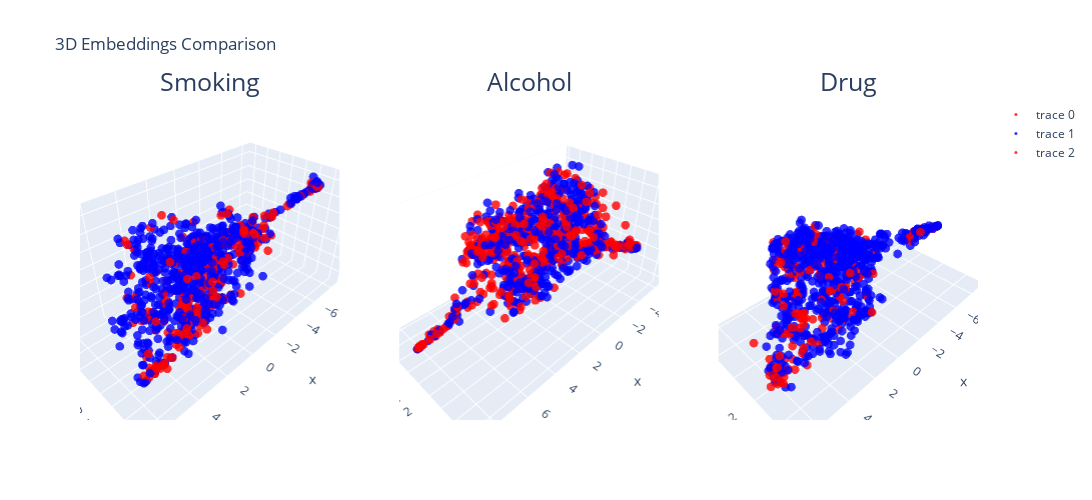

Write notebook code for a chart like this one.
### Code cell
import plotly.graph_objects as go
from plotly.subplots import make_subplots

def plot_3d_embeddings(embeddings_3d, y):
    trace = go.Scatter3d(
        x=embeddings_3d[:, 0], y=embeddings_3d[:, 1], z=embeddings_3d[:, 2],
        mode='markers',
        marker=dict(
            size=3,
            opacity=0.8,
            color=['blue' if val == False else 'red' for val in y],
        )
    )
    return trace

# Define the layout of your grid
rows = 1  # Number of rows
cols = 3 # Number of columns

# Create a subplot figure
fig = make_subplots(
    rows=rows, cols=cols,
    specs=[[{'type': 'scatter3d'} for _ in range(cols)]],  # Each row will have one 3D scatter plot
    subplot_titles=['Smoking', 'Alcohol', 'Drug']

)
# Add traces to the subplot figure
fig.add_trace(plot_3d_embeddings(embedding_3d_smoke_mwu, y_train_smoke), row=1, col=1)
fig.add_trace(plot_3d_embeddings(embedding_3d_alc_mwu, y_train_alc), row=1, col=2)
fig.add_trace(plot_3d_embeddings(embedding_3d_drug_mwu, y_train_drug), row=1, col=3)

# Update layout
fig.update_layout(height=500, width=1300, title_text="3D Embeddings Comparison")

# Update subplot titles style (font size)
for i in fig['layout']['annotations']:
    i['font'] = dict(size=25)  # Increase subtitle font size

# Show the figure
fig.show()

### Figure 1 — Plotly figure (JSON) as saved in the notebook; plotly's stock layout.template omitted (floating-point values rounded to 4 significant figures; data arrays with more than 128 entries replaced by an {"elided": "..."} marker saying what was removed)
{"data": [{"marker": {"color": {"elided": "912 str values"}, "opacity": 0.8, "size": 3}, "mode": "markers", "scene": "scene", "type": "scatter3d", "x": {"elided": "912 float values"}, "y": {"elided": "912 float values"}, "z": {"elided": "912 float values"}}, {"marker": {"color": {"elided": "912 str values"}, "opacity": 0.8, "size": 3}, "mode": "markers", "scene": "scene2", "type": "scatter3d", "x": {"elided": "912 float values"}, "y": {"elided": "912 float values"}, "z": {"elided": "912 float values"}}, {"marker": {"color": {"elided": "912 str values"}, "opacity": 0.8, "size": 3}, "mode": "markers", "scene": "scene3", "type": "scatter3d", "x": {"elided": "912 float values"}, "y": {"elided": "912 float values"}, "z": {"elided": "912 float values"}}], "layout": {"annotations": [{"font": {"size": 25}, "showarrow": false, "text": "Smoking", "x": 0.1444, "xanchor": "center", "xref": "paper", "y": 1, "yanchor": "bottom", "yref": "paper"}, {"font": {"size": 25}, "showarrow": false, "text": "Alcohol", "x": 0.5, "xanchor": "center", "xref": "paper", "y": 1, "yanchor": "bottom", "yref": "paper"}, {"font": {"size": 25}, "showarrow": false, "text": "Drug", "x": 0.8556, "xanchor": "center", "xref": "paper", "y": 1, "yanchor": "bottom", "yref": "paper"}], "height": 500, "scene": {"domain": {"x": [0, 0.2889], "y": [0, 1]}}, "scene2": {"domain": {"x": [0.3556, 0.6444], "y": [0, 1]}}, "scene3": {"domain": {"x": [0.7111, 1], "y": [0, 1]}}, "title": {"text": "3D Embeddings Comparison"}, "width": 1300}}
